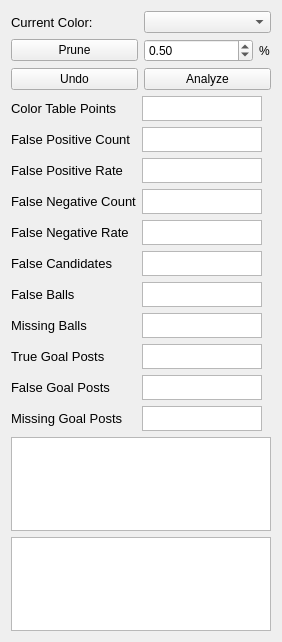
<?xml version="1.0" encoding="UTF-8"?>
<ui version="4.0">
 <class>UTAnalysisWidget</class>
 <widget class="QWidget" name="UTAnalysisWidget">
  <property name="geometry">
   <rect>
    <x>0</x>
    <y>0</y>
    <width>282</width>
    <height>642</height>
   </rect>
  </property>
  <property name="sizePolicy">
   <sizepolicy hsizetype="Maximum" vsizetype="Maximum">
    <horstretch>0</horstretch>
    <verstretch>0</verstretch>
   </sizepolicy>
  </property>
  <property name="minimumSize">
   <size>
    <width>0</width>
    <height>0</height>
   </size>
  </property>
  <property name="maximumSize">
   <size>
    <width>31234</width>
    <height>16777215</height>
   </size>
  </property>
  <property name="windowTitle">
   <string>AnalysisWidget</string>
  </property>
  <layout class="QGridLayout" name="gridLayout_3">
   <item row="0" column="0" colspan="2">
    <layout class="QGridLayout" name="gridLayout">
     <item row="0" column="0">
      <widget class="QLabel" name="label_2">
       <property name="font">
        <font>
         <pointsize>10</pointsize>
        </font>
       </property>
       <property name="text">
        <string>Current Color:</string>
       </property>
      </widget>
     </item>
     <item row="0" column="1">
      <widget class="QComboBox" name="colorBox"/>
     </item>
    </layout>
   </item>
   <item row="1" column="0">
    <widget class="QPushButton" name="pruneButton">
     <property name="text">
      <string>Prune</string>
     </property>
    </widget>
   </item>
   <item row="1" column="1">
    <layout class="QHBoxLayout" name="horizontalLayout">
     <item>
      <widget class="QDoubleSpinBox" name="prunePercentBox">
       <property name="maximum">
        <double>100.000000000000000</double>
       </property>
       <property name="singleStep">
        <double>0.500000000000000</double>
       </property>
       <property name="value">
        <double>0.500000000000000</double>
       </property>
      </widget>
     </item>
     <item>
      <widget class="QLabel" name="label_3">
       <property name="maximumSize">
        <size>
         <width>12</width>
         <height>16777215</height>
        </size>
       </property>
       <property name="text">
        <string>%</string>
       </property>
      </widget>
     </item>
    </layout>
   </item>
   <item row="4" column="0" colspan="2">
    <layout class="QFormLayout" name="formLayout">
     <property name="fieldGrowthPolicy">
      <enum>QFormLayout::AllNonFixedFieldsGrow</enum>
     </property>
     <item row="0" column="0">
      <widget class="QLabel" name="label_7">
       <property name="font">
        <font>
         <pointsize>10</pointsize>
        </font>
       </property>
       <property name="text">
        <string>Color Table Points</string>
       </property>
      </widget>
     </item>
     <item row="0" column="1">
      <widget class="QTextEdit" name="pointCountText">
       <property name="maximumSize">
        <size>
         <width>120</width>
         <height>25</height>
        </size>
       </property>
       <property name="verticalScrollBarPolicy">
        <enum>Qt::ScrollBarAlwaysOff</enum>
       </property>
       <property name="horizontalScrollBarPolicy">
        <enum>Qt::ScrollBarAlwaysOff</enum>
       </property>
      </widget>
     </item>
     <item row="1" column="0">
      <widget class="QLabel" name="label">
       <property name="font">
        <font>
         <pointsize>10</pointsize>
        </font>
       </property>
       <property name="text">
        <string>False Positive Count</string>
       </property>
      </widget>
     </item>
     <item row="1" column="1">
      <widget class="QTextEdit" name="fpcText">
       <property name="maximumSize">
        <size>
         <width>120</width>
         <height>25</height>
        </size>
       </property>
       <property name="verticalScrollBarPolicy">
        <enum>Qt::ScrollBarAlwaysOff</enum>
       </property>
       <property name="horizontalScrollBarPolicy">
        <enum>Qt::ScrollBarAlwaysOff</enum>
       </property>
      </widget>
     </item>
     <item row="2" column="0">
      <widget class="QLabel" name="label_4">
       <property name="font">
        <font>
         <pointsize>10</pointsize>
        </font>
       </property>
       <property name="text">
        <string>False Positive Rate</string>
       </property>
      </widget>
     </item>
     <item row="2" column="1">
      <widget class="QTextEdit" name="fprText">
       <property name="maximumSize">
        <size>
         <width>120</width>
         <height>25</height>
        </size>
       </property>
       <property name="verticalScrollBarPolicy">
        <enum>Qt::ScrollBarAlwaysOff</enum>
       </property>
       <property name="horizontalScrollBarPolicy">
        <enum>Qt::ScrollBarAlwaysOff</enum>
       </property>
      </widget>
     </item>
     <item row="3" column="0">
      <widget class="QLabel" name="label_5">
       <property name="font">
        <font>
         <pointsize>10</pointsize>
        </font>
       </property>
       <property name="text">
        <string>False Negative Count</string>
       </property>
      </widget>
     </item>
     <item row="3" column="1">
      <widget class="QTextEdit" name="fncText">
       <property name="maximumSize">
        <size>
         <width>120</width>
         <height>25</height>
        </size>
       </property>
       <property name="verticalScrollBarPolicy">
        <enum>Qt::ScrollBarAlwaysOff</enum>
       </property>
       <property name="horizontalScrollBarPolicy">
        <enum>Qt::ScrollBarAlwaysOff</enum>
       </property>
      </widget>
     </item>
     <item row="4" column="0">
      <widget class="QLabel" name="label_6">
       <property name="font">
        <font>
         <pointsize>10</pointsize>
        </font>
       </property>
       <property name="text">
        <string>False Negative Rate</string>
       </property>
      </widget>
     </item>
     <item row="4" column="1">
      <widget class="QTextEdit" name="fnrText">
       <property name="maximumSize">
        <size>
         <width>120</width>
         <height>25</height>
        </size>
       </property>
       <property name="verticalScrollBarPolicy">
        <enum>Qt::ScrollBarAlwaysOff</enum>
       </property>
       <property name="horizontalScrollBarPolicy">
        <enum>Qt::ScrollBarAlwaysOff</enum>
       </property>
      </widget>
     </item>
     <item row="5" column="0">
      <widget class="QLabel" name="lblFalseCandidates">
       <property name="font">
        <font>
         <pointsize>10</pointsize>
        </font>
       </property>
       <property name="text">
        <string>False Candidates</string>
       </property>
      </widget>
     </item>
     <item row="5" column="1">
      <widget class="QTextEdit" name="txtFalseCandidates">
       <property name="maximumSize">
        <size>
         <width>120</width>
         <height>25</height>
        </size>
       </property>
       <property name="verticalScrollBarPolicy">
        <enum>Qt::ScrollBarAlwaysOff</enum>
       </property>
       <property name="horizontalScrollBarPolicy">
        <enum>Qt::ScrollBarAlwaysOff</enum>
       </property>
      </widget>
     </item>
     <item row="6" column="0">
      <widget class="QLabel" name="lblFalseBalls">
       <property name="font">
        <font>
         <pointsize>10</pointsize>
        </font>
       </property>
       <property name="text">
        <string>False Balls</string>
       </property>
      </widget>
     </item>
     <item row="6" column="1">
      <widget class="QTextEdit" name="txtFalseBalls">
       <property name="maximumSize">
        <size>
         <width>120</width>
         <height>25</height>
        </size>
       </property>
       <property name="verticalScrollBarPolicy">
        <enum>Qt::ScrollBarAlwaysOff</enum>
       </property>
       <property name="horizontalScrollBarPolicy">
        <enum>Qt::ScrollBarAlwaysOff</enum>
       </property>
      </widget>
     </item>
     <item row="7" column="0">
      <widget class="QLabel" name="lblMissingBalls">
       <property name="font">
        <font>
         <pointsize>10</pointsize>
        </font>
       </property>
       <property name="text">
        <string>Missing Balls</string>
       </property>
      </widget>
     </item>
     <item row="7" column="1">
      <widget class="QTextEdit" name="txtMissingBalls">
       <property name="maximumSize">
        <size>
         <width>120</width>
         <height>25</height>
        </size>
       </property>
       <property name="verticalScrollBarPolicy">
        <enum>Qt::ScrollBarAlwaysOff</enum>
       </property>
       <property name="horizontalScrollBarPolicy">
        <enum>Qt::ScrollBarAlwaysOff</enum>
       </property>
      </widget>
     </item>
     <item row="8" column="0">
      <widget class="QLabel" name="lblTrueGoals">
       <property name="font">
        <font>
         <pointsize>10</pointsize>
        </font>
       </property>
       <property name="text">
        <string>True Goal Posts</string>
       </property>
      </widget> 
     </item>
     <item row="8" column="1">
      <widget class="QTextEdit" name="txtTrueGoals">
       <property name="maximumSize">
        <size>
         <width>120</width>
         <height>25</height>
        </size>
       </property>
       <property name="verticalScrollBarPolicy">
        <enum>Qt::ScrollBarAlwaysOff</enum>
       </property>
       <property name="horizontalScrollBarPolicy">
        <enum>Qt::ScrollBarAlwaysOff</enum>
       </property>
      </widget>
     </item>
     <item row="9" column="0">
      <widget class="QLabel" name="lblFalseGoals">
       <property name="font">
        <font>
         <pointsize>10</pointsize>
        </font>
       </property>
       <property name="text">
        <string>False Goal Posts</string>
       </property>
      </widget> 
     </item>
     <item row="9" column="1">
      <widget class="QTextEdit" name="txtFalseGoals">
       <property name="maximumSize">
        <size>
         <width>120</width>
         <height>25</height>
        </size>
       </property>
       <property name="verticalScrollBarPolicy">
        <enum>Qt::ScrollBarAlwaysOff</enum>
       </property>
       <property name="horizontalScrollBarPolicy">
        <enum>Qt::ScrollBarAlwaysOff</enum>
       </property>
      </widget>
     </item>
     <item row="10" column="0">
      <widget class="QLabel" name="lblMissingGoals">
       <property name="font">
        <font>
         <pointsize>10</pointsize>
        </font>
       </property>
       <property name="text">
        <string>Missing Goal Posts</string>
       </property>
      </widget> 
     </item>
     <item row="10" column="1">
      <widget class="QTextEdit" name="txtMissingGoals">
       <property name="maximumSize">
        <size>
         <width>120</width>
         <height>25</height>
        </size>
       </property>
       <property name="verticalScrollBarPolicy">
        <enum>Qt::ScrollBarAlwaysOff</enum>
       </property>
       <property name="horizontalScrollBarPolicy">
        <enum>Qt::ScrollBarAlwaysOff</enum>
       </property>
      </widget>
     </item>
    </layout>
   </item>
   <item row="2" column="1">
    <widget class="QPushButton" name="analyzeButton">
     <property name="text">
      <string>Analyze</string>
     </property>
    </widget>
   </item>
   <item row="2" column="0">
    <widget class="QPushButton" name="undoButton">
     <property name="text">
      <string>Undo</string>
     </property>
    </widget>
   </item>
   <item row="5" column="0" colspan="2">
    <widget class="QTextEdit" name="txtBallStats"/>
   </item>
   <item row="6" column="0" colspan="2">
    <widget class="QTextEdit" name="txtGoalStats" />
   </item>
  </layout>
 </widget>
 <resources/>
 <connections/>
</ui>
